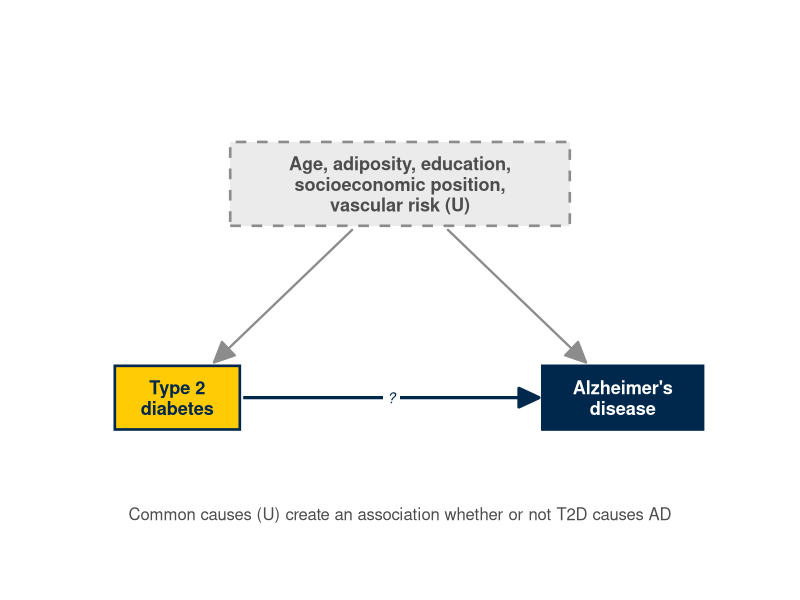
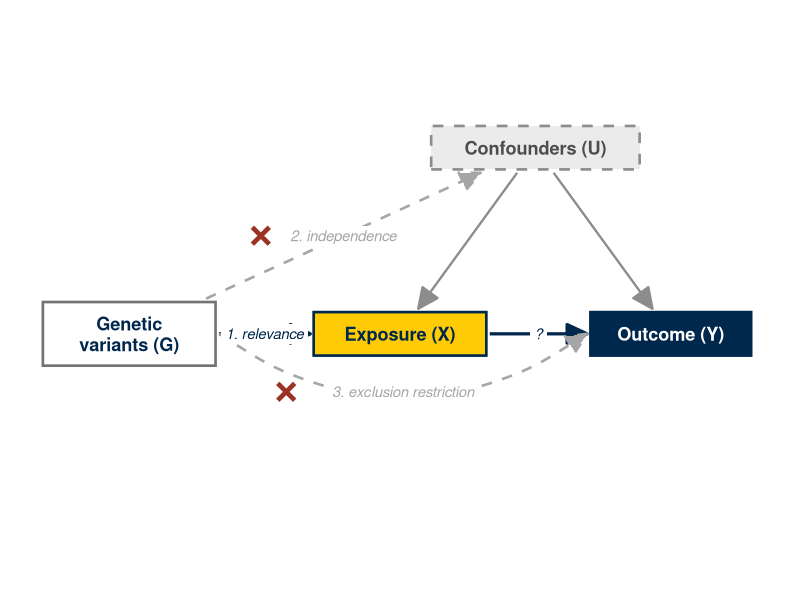
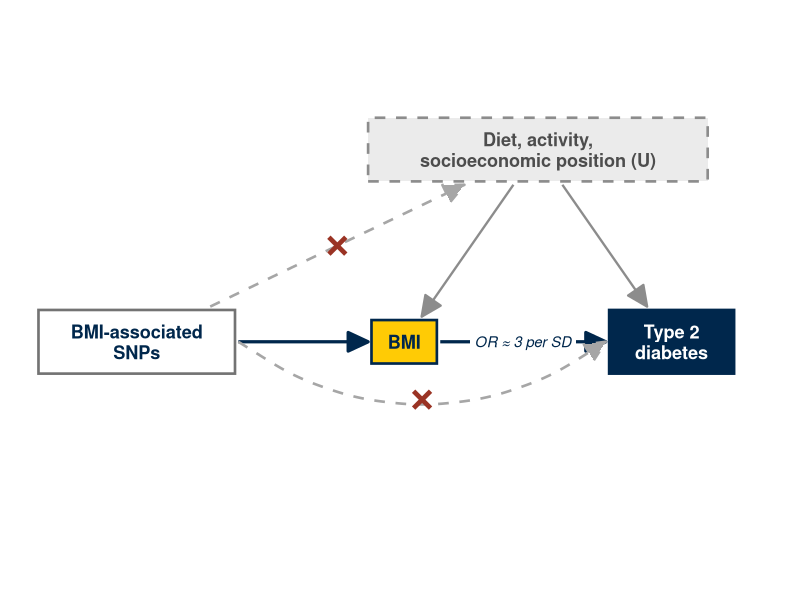
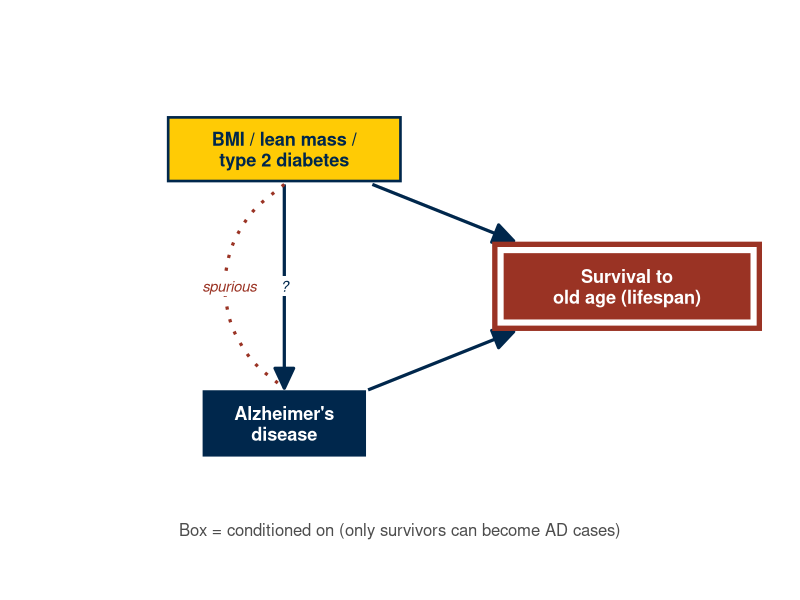
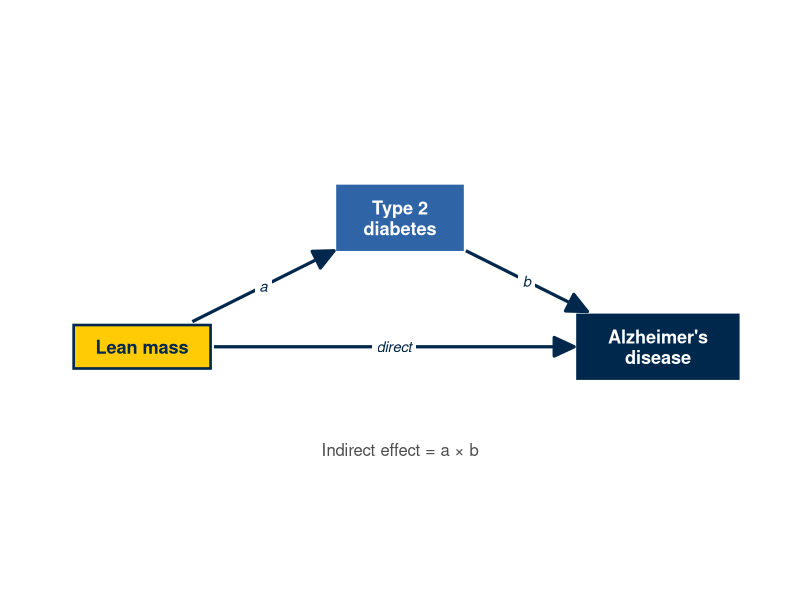
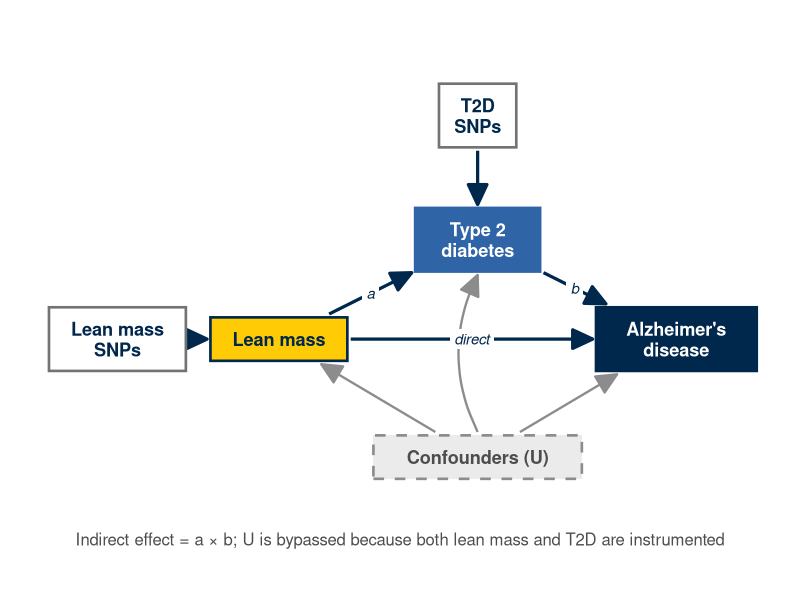
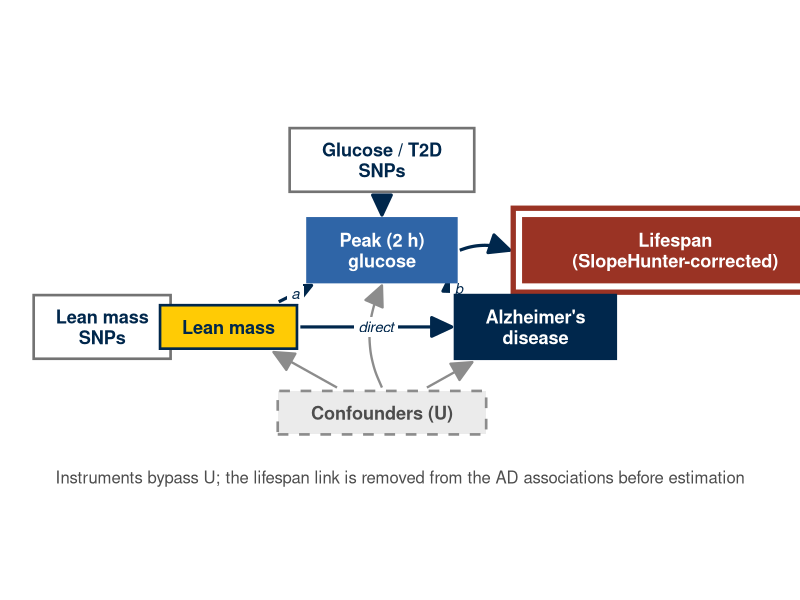

Source code (R) for these figures, in order:
## ---- chunk 1
library(dplyr)
library(tibble)
library(ggplot2)

# ---- palette: edit here ----------------------------------------------------------------------
pal <- list(
  instrument = c(fill = "white",   text = "#00274C", line = "grey45"),
  exposure   = c(fill = "#FFCB05", text = "#00274C", line = "#00274C"),
  mediator   = c(fill = "#2F65A7", text = "white",   line = "#2F65A7"),
  outcome    = c(fill = "#00274C", text = "white",   line = "#00274C"),
  confounder = c(fill = "grey92",  text = "grey30",  line = "grey55"),
  selection  = c(fill = "#9A3324", text = "white",   line = "#9A3324"))
edge_style <- list(
  causal   = list(colour = "#00274C", linetype = "solid",  linewidth = 1.1),
  question = list(colour = "#00274C", linetype = "solid",  linewidth = 1.1),
  blocked  = list(colour = "grey65",  linetype = "dashed", linewidth = 0.9),
  confound = list(colour = "grey55",  linetype = "solid",  linewidth = 0.8),
  induced  = list(colour = "#9A3324", linetype = "dotted", linewidth = 1.1))
# ----------------------------------------------------------------------------------------------

# Nodes: name, label, x, y, role, boxed = conditioned on (drawn with a heavy frame). Box sizes are
# computed from the text and the figure size, so arrows always end at the box edge.
node <- function(name, label, x, y, role, boxed = FALSE, ...) tibble(name, label, x, y, role, boxed)
# Edges: from, to, type (see edge_style), curvature (0 = straight), optional label at the midpoint.
edge <- function(from, to, type = "causal", curvature = 0, label = NA_character_, arrow = TRUE)
  tibble(from, to, type, curvature, label, arrow)

# Half-width / half-height of each node box in data units. Text is drawn at `text_size` mm; a bold
# character is ~0.62 em wide. Data units per inch come from the chunk's fig.width/height and limits.
size_nodes <- function(nodes, xlim, ylim, text_size) {
  fw <- knitr::opts_current$get("fig.width") %||% 9; fh <- knitr::opts_current$get("fig.height") %||% 5
  upi <- max(diff(xlim) / (fw - 0.6), diff(ylim) / (fh - 0.9))      # data units per inch
  em <- text_size * ggplot2::.pt / 72                                 # font size in inches
  lines <- strsplit(nodes$label, "\n", fixed = TRUE)
  nodes |> mutate(w = (purrr::map_int(lines, \(l) max(nchar(l))) * 0.62 * em / 2 + 0.14) * upi,
                  h = (purrr::map_int(lines, length) * 1.05 * em / 2 + 0.11) * upi)
}
`%||%` <- function(a, b) if (is.null(a)) b else a

# Shorten each edge so it starts and ends at the box edges rather than the centres.
trim_edges <- function(nodes, edges, gap) {
  e <- edges |>
    left_join(nodes |> select(from = name, x = x, y = y, w0 = w, h0 = h), by = "from") |>
    left_join(nodes |> select(to = name, xend = x, yend = y, w1 = w, h1 = h), by = "to")
  dx <- e$xend - e$x; dy <- e$yend - e$y
  frac <- function(w, h) pmin(abs(w / dx), abs(h / dy), na.rm = TRUE)
  pad <- gap * (1 + 3 * nodes$boxed[match(c(e$from, e$to), nodes$name)])
  f0 <- frac(e$w0 + pad[seq_len(nrow(e))], e$h0 + pad[seq_len(nrow(e))])
  f1 <- frac(e$w1 + pad[nrow(e) + seq_len(nrow(e))], e$h1 + pad[nrow(e) + seq_len(nrow(e))])
  e <- e |> mutate(x = x + dx * f0, y = y + dy * f0, xend = xend - dx * f1, yend = yend - dy * f1)
  # Label position: the midpoint, pushed sideways for curved edges (positive curvature bends to the
  # right of the direction of travel; the bulge is about curvature/2 of the chord length).
  dx <- e$xend - e$x; dy <- e$yend - e$y
  e |> mutate(mx = (x + xend) / 2 + 0.45 * curvature * dy, my = (y + yend) / 2 - 0.45 * curvature * dx)
}

draw_dag <- function(nodes, edges, title = NULL, caption = NULL, xlim, ylim, text_size = 4.6) {
  nodes <- size_nodes(nodes, xlim, ylim, text_size)
  gap <- 0.04 * max(diff(xlim), diff(ylim)) / 8
  e <- trim_edges(nodes, edges, gap)
  p <- ggplot()
  for (i in seq_len(nrow(e))) {
    s <- edge_style[[e$type[i]]]
    arr <- if (e$arrow[i]) arrow(length = unit(0.22, "inches"), angle = 25, type = "closed") else NULL
    geom <- if (e$curvature[i] == 0) geom_segment else geom_curve
    args <- list(data = e[i, ], mapping = aes(x = x, y = y, xend = xend, yend = yend),
                 colour = s$colour, linetype = s$linetype, linewidth = s$linewidth, arrow = arr)
    if (e$curvature[i] != 0) args$curvature <- e$curvature[i]
    p <- p + do.call(geom, args)
  }
  # Edge annotations after all edges, so they sit on top. Blocked paths get a red "X" drawn as two
  # short strokes (font-independent), beside the label if there is one.
  xr <- 0.1 * max(diff(xlim), diff(ylim)) / 8
  for (i in seq_len(nrow(e))) {
    if (e$type[i] == "blocked") {
      cx <- e$mx[i] - if (is.na(e$label[i])) 0 else (nchar(e$label[i]) * 0.045 + 0.3) * max(diff(xlim), 8) / 8
      p <- p + annotate("segment", x = cx - xr, xend = cx + xr, y = e$my[i] - xr, yend = e$my[i] + xr,
                        colour = "#9A3324", linewidth = 1.6) +
               annotate("segment", x = cx - xr, xend = cx + xr, y = e$my[i] + xr, yend = e$my[i] - xr,
                        colour = "#9A3324", linewidth = 1.6)
    }
    if (!is.na(e$label[i]))
      p <- p + annotate("label", x = e$mx[i], y = e$my[i], label = e$label[i], size = text_size * 0.82,
                        label.size = 0, fill = "white", colour = edge_style[[e$type[i]]]$colour,
                        fontface = "italic")
  }
  nd <- nodes |> mutate(fill = purrr::map_chr(role, \(r) pal[[r]][["fill"]]),
                        line = purrr::map_chr(role, \(r) pal[[r]][["line"]]),
                        text = purrr::map_chr(role, \(r) pal[[r]][["text"]]),
                        lty = if_else(role == "confounder", "dashed", "solid"))
  b <- filter(nd, boxed)
  if (nrow(b)) p <- p + geom_rect(data = b, aes(xmin = x - w - 3 * gap, xmax = x + w + 3 * gap, ymin = y - h - 3 * gap,
                                                ymax = y + h + 3 * gap), fill = "white",
                                  colour = pal$selection[["line"]], linewidth = 1.8)
  p + geom_rect(data = nd, aes(xmin = x - w, xmax = x + w, ymin = y - h, ymax = y + h,
                               fill = I(fill), colour = I(line), linetype = I(lty)), linewidth = 0.9) +
    geom_text(data = nd, aes(x, y, label = label, colour = I(text)), size = text_size, fontface = "bold",
              lineheight = 0.95) +
    coord_equal(xlim = xlim, ylim = ylim, clip = "off") +
    labs(title = title, caption = caption) +
    theme_void(base_size = 15) +
    theme(plot.title = element_text(face = "bold", hjust = 0.5, colour = "#00274C"),
          plot.caption = element_text(hjust = 0.5, colour = "grey30", size = 12),
          plot.margin = margin(10, 20, 10, 20))
}
## ---- chunk 2
n0 <- bind_rows(
  node("X", "Type 2\ndiabetes", 0, 0, "exposure"),
  node("Y", "Alzheimer's\ndisease", 5, 0, "outcome"),
  node("U", "Age, adiposity, education,\nsocioeconomic position,\nvascular risk (U)", 2.5, 2.4, "confounder"))
e0 <- bind_rows(edge("X", "Y", "question", label = "?"),
                edge("U", "X", "confound"), edge("U", "Y", "confound"))
draw_dag(n0, e0, caption = "Common causes (U) create an association whether or not T2D causes AD",
         xlim = c(-1.3, 6.3), ylim = c(-0.9, 3.4))
## ---- chunk 3
n1 <- bind_rows(
  node("G", "Genetic\nvariants (G)", 0, 0, "instrument", w = 0.8, h = 0.42),
  node("X", "Exposure (X)", 3.2, 0, "exposure", w = 0.85),
  node("Y", "Outcome (Y)", 6.4, 0, "outcome", w = 0.85),
  node("U", "Confounders (U)", 4.8, 2.2, "confounder", w = 0.95))
e1 <- bind_rows(
  edge("G", "X", label = "1. relevance"),
  edge("X", "Y", "question", label = "?"),
  edge("U", "X", "confound"), edge("U", "Y", "confound"),
  edge("G", "U", "blocked", label = "2. independence"),
  edge("G", "Y", "blocked", curvature = 0.35, label = "3. exclusion restriction"))
draw_dag(n1, e1, xlim = c(-0.8, 7.2), ylim = c(-1.9, 2.7))
## ---- chunk 4
n2 <- bind_rows(
  node("G", "BMI-associated\nSNPs", 0, 0, "instrument", w = 0.85),
  node("X", "BMI", 3.2, 0, "exposure", w = 0.5),
  node("Y", "Type 2\ndiabetes", 6.4, 0, "outcome"),
  node("U", "Diet, activity,\nsocioeconomic position (U)", 4.8, 2.3, "confounder", w = 1.4, h = 0.42))
e2 <- bind_rows(
  edge("G", "X"), edge("X", "Y", "question", label = "OR ≈ 3 per SD"),
  edge("U", "X", "confound"), edge("U", "Y", "confound"),
  edge("G", "U", "blocked"), edge("G", "Y", "blocked", curvature = 0.35))
draw_dag(n2, e2, xlim = c(-0.9, 7.2), ylim = c(-1.9, 2.9))
## ---- chunk 5
n3 <- bind_rows(
  node("X", "BMI / lean mass /\ntype 2 diabetes", 0, 1.6, "exposure", w = 1.0, h = 0.42),
  node("Y", "Alzheimer's\ndisease", 0, -1.6, "outcome", w = 0.8, h = 0.42),
  node("S", "Survival to\nold age (lifespan)", 4, 0, "selection", w = 1.0, h = 0.42, boxed = TRUE))
e3 <- bind_rows(
  edge("X", "S"), edge("Y", "S"),
  edge("X", "Y", "question", label = "?"),
  edge("X", "Y", "induced", curvature = 0.6, arrow = FALSE, label = "spurious"))
draw_dag(n3, e3, caption = "Box = conditioned on (only survivors can become AD cases)",
         xlim = c(-2.6, 5.3), ylim = c(-2.4, 2.4))
## ---- chunk 6
n4 <- bind_rows(
  node("X", "Lean mass", 0, 0, "exposure", w = 0.75),
  node("M", "Type 2\ndiabetes", 3.2, 1.6, "mediator", w = 0.7, h = 0.42),
  node("Y", "Alzheimer's\ndisease", 6.4, 0, "outcome", w = 0.8, h = 0.42))
e4 <- bind_rows(edge("X", "M", label = "a"), edge("M", "Y", label = "b"),
                edge("X", "Y", "question", label = "direct"))
draw_dag(n4, e4, caption = "Indirect effect = a × b", xlim = c(-1, 7.4), ylim = c(-0.9, 2.4))
## ---- chunk 7
n4u <- bind_rows(n4, node("U", "Confounders (U)", 3.2, -1.9, "confounder", w = 0.95),
                 node("GX", "Lean mass\nSNPs", -2.6, 0, "instrument", w = 0.65, h = 0.42),
                 node("GM", "T2D\nSNPs", 3.2, 3.6, "instrument", w = 0.5, h = 0.42))
e4u <- bind_rows(e4, edge("GX", "X"), edge("GM", "M"),
                 edge("U", "X", "confound"), edge("U", "M", "confound", curvature = -0.25),
                 edge("U", "Y", "confound"))
draw_dag(n4u, e4u, caption = "Indirect effect = a × b; U is bypassed because both lean mass and T2D are instrumented",
         xlim = c(-3.5, 7.4), ylim = c(-2.6, 4.3))
## ---- chunk 8
n5 <- bind_rows(
  node("GX", "Lean mass\nSNPs", -2.8, 0, "instrument", w = 0.65, h = 0.42),
  node("X", "Lean mass", 0, 0, "exposure", w = 0.75),
  node("M", "Peak (2 h)\nglucose", 3.4, 1.7, "mediator", w = 0.75, h = 0.42),
  node("GM", "Glucose / T2D\nSNPs", 3.4, 3.7, "instrument", w = 0.85, h = 0.42),
  node("Y", "Alzheimer's\ndisease", 6.8, 0, "outcome", w = 0.8, h = 0.42),
  node("U", "Confounders (U)", 3.4, -1.9, "confounder", w = 0.95),
  node("S", "Lifespan\n(SlopeHunter-corrected)", 9.9, 1.7, "selection", w = 1.15, h = 0.42, boxed = TRUE))
e5 <- bind_rows(
  edge("GX", "X"), edge("GM", "M"),
  edge("X", "M", label = "a"), edge("M", "Y", label = "b"), edge("X", "Y", "question", label = "direct"),
  edge("U", "X", "confound"), edge("U", "M", "confound", curvature = -0.25), edge("U", "Y", "confound"),
  edge("Y", "S"), edge("M", "S", curvature = -0.2))
draw_dag(n5, e5,
         caption = "Instruments bypass U; the lifespan link is removed from the AD associations before estimation",
         xlim = c(-3.7, 11.3), ylim = c(-2.6, 4.4))
